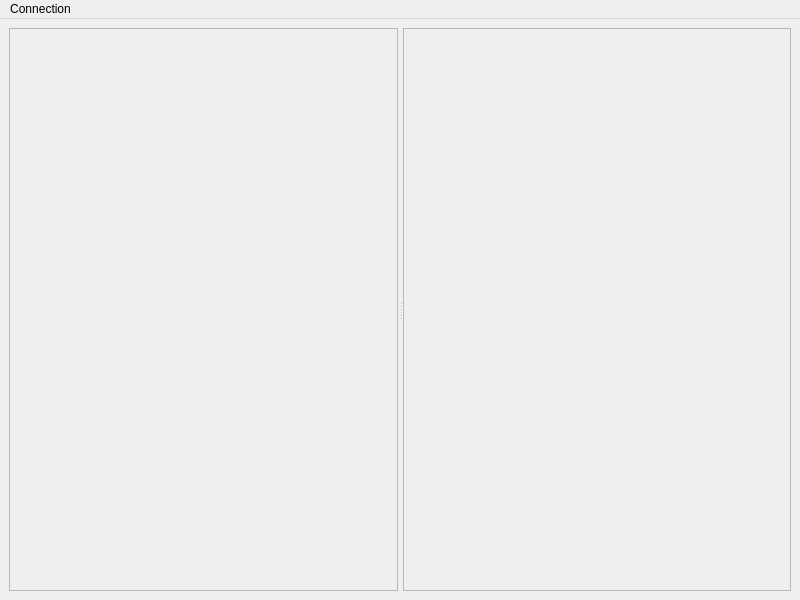
<?xml version="1.0" encoding="UTF-8"?>
<ui version="4.0">
 <class>MainWindow</class>
 <widget class="QMainWindow" name="MainWindow">
  <property name="geometry">
   <rect>
    <x>0</x>
    <y>0</y>
    <width>800</width>
    <height>600</height>
   </rect>
  </property>
  <property name="windowTitle">
   <string>DatabaseApp</string>
  </property>
  <widget class="QWidget" name="centralWidget">
   <layout class="QHBoxLayout" name="horizontalLayout_2">
    <item>
     <widget class="QSplitter" name="splitter">
      <property name="sizePolicy">
       <sizepolicy hsizetype="Expanding" vsizetype="Preferred">
        <horstretch>0</horstretch>
        <verstretch>0</verstretch>
       </sizepolicy>
      </property>
      <property name="orientation">
       <enum>Qt::Orientation::Horizontal</enum>
      </property>
      <property name="opaqueResize">
       <bool>true</bool>
      </property>
      <property name="handleWidth">
       <number>5</number>
      </property>
      <property name="childrenCollapsible">
       <bool>false</bool>
      </property>
      <widget class="QWidget" name="verticalLayoutWidget">
       <layout class="QVBoxLayout" name="leftLayout">
        <item>
         <widget class="QListWidget" name="listWidget">
          <property name="enabled">
           <bool>false</bool>
          </property>
          <property name="sizePolicy">
           <sizepolicy hsizetype="Expanding" vsizetype="Expanding">
            <horstretch>0</horstretch>
            <verstretch>0</verstretch>
           </sizepolicy>
          </property>
         </widget>
        </item>
       </layout>
      </widget>
      <widget class="QWidget" name="verticalLayoutWidget_2">
       <layout class="QVBoxLayout" name="rightLayout">
        <item>
         <widget class="QTableWidget" name="tableWidget">
          <property name="enabled">
           <bool>false</bool>
          </property>
          <property name="sizePolicy">
           <sizepolicy hsizetype="Expanding" vsizetype="Expanding">
            <horstretch>0</horstretch>
            <verstretch>0</verstretch>
           </sizepolicy>
          </property>
          <property name="selectionMode">
           <enum>QAbstractItemView::SelectionMode::SingleSelection</enum>
          </property>
          <property name="selectionBehavior">
           <enum>QAbstractItemView::SelectionBehavior::SelectRows</enum>
          </property>
          <attribute name="horizontalHeaderCascadingSectionResizes">
           <bool>false</bool>
          </attribute>
          <attribute name="horizontalHeaderHighlightSections">
           <bool>false</bool>
          </attribute>
          <attribute name="verticalHeaderVisible">
           <bool>false</bool>
          </attribute>
         </widget>
        </item>
       </layout>
      </widget>
     </widget>
    </item>
   </layout>
  </widget>
  <widget class="QMenuBar" name="menuBar">
   <property name="geometry">
    <rect>
     <x>0</x>
     <y>0</y>
     <width>800</width>
     <height>33</height>
    </rect>
   </property>
   <widget class="QMenu" name="menuDatabase">
    <property name="geometry">
     <rect>
      <x>270</x>
      <y>154</y>
      <width>117</width>
      <height>102</height>
     </rect>
    </property>
    <property name="title">
     <string>Connection</string>
    </property>
    <addaction name="actionConnect"/>
    <addaction name="actionDisconnect"/>
   </widget>
   <addaction name="menuDatabase"/>
  </widget>
  <action name="actionConnect">
   <property name="text">
    <string>Connect to Server</string>
   </property>
   <property name="shortcut">
    <string>Ctrl+N</string>
   </property>
  </action>
  <action name="actionFetch">
   <property name="enabled">
    <bool>false</bool>
   </property>
   <property name="text">
    <string>Fetch Databases</string>
   </property>
   <property name="shortcut">
    <string>F5</string>
   </property>
  </action>
  <action name="actionDisconnect">
   <property name="enabled">
    <bool>false</bool>
   </property>
   <property name="text">
    <string>Disconnect</string>
   </property>
   <property name="shortcut">
    <string>Ctrl+Shift+D</string>
   </property>
  </action>
  <action name="actionDeleteRow">
   <property name="enabled">
    <bool>false</bool>
   </property>
   <property name="text">
    <string>Delete Row</string>
   </property>
  </action>
 </widget>
 <resources/>
 <connections/>
</ui>
